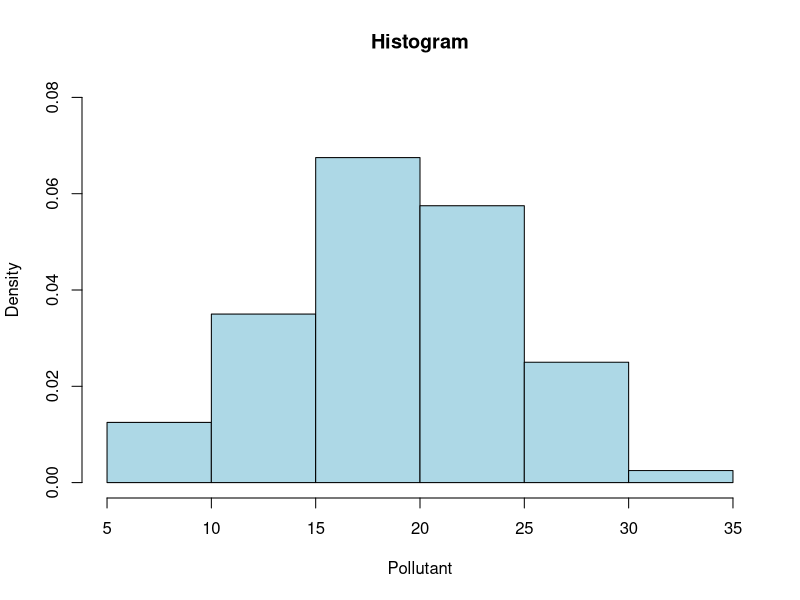

Source code (R): (Note: this script raises an error after producing the figure.)
#Method to calculate the mode of a series
getMode <- function(x) {
  uniques <- unique(x)
  uniques[which.max(tabulate(match(x, uniques)))]
}


data_set <- c(15.8,22.7,26.8,19.1,18.5,14.4,8.3,25.9,26.4,9.8,21.9,10.5,17.3,6.2,18.0,22.9,24.6,19.4,12.3,15.9,20.1,17.0,22.3,27.5,23.9,17.5,11.0,20.4,16.2,20.8,20.9,21.4,18.0,24.3,11.8,17.9,18.7,12.8,15.5,19.2,13.9,28.6,19.4,21.6,13.5,24.6,20.0,24.1,9.0,17.6,25.7,20.1,13.2,23.7,10.7,19.0,14.5,18.1,31.8,28.5,22.7,15.2,23.0,29.6,11.2,14.7,20.5,26.6,13.3,18.1,24.8,26.1,7.7,22.5,19.3,19.4,16.7,16.9,23.5,18.4)

par(mfrow = c(1, 1))

# ===== Item n. 1 ===== #
m_data <- mean(data_set) # Mean of the data set
med_data <- median(data_set) # Median of the data set (also second quantile)
mod_data <- getMode(data_set) # Mode of the data set
var_data <- var(data_set) # Variance of the data set
std_data <- sd(data_set) # Standard Deviation
cv_data <- std_data/m_data # Coefficient of variation

# ===== Item n. 2 ===== #

# Create a histogram
hist(data_set, 
     main = "Histogram",
     xlab = "Pollutant",
     ylab = "Density",
     col = "lightblue",
     border = "black",
     freq = FALSE,  # Plot densities instead of frequencies
     ylim = c(0, 0.08))
lines(density(data), col = "red", lwd = 2)  # Add density curve

# Create a boxplot
boxplot(data_set,
        main = "Boxplot",
        ylab = "Pollutant",
        col = "lightgreen",
        outline = TRUE)
stripchart(data, method = "jitter", pch = 16, col = "blue", 
           vertical = TRUE, add = TRUE, cex = 0.7)  # Add data points

par(mfrow = c(1, 1))

# ===== Item n. 3 ===== #
quanta <- quantile(data_set, probs = c(0.25, 0.50, 0.75), na.rm = TRUE) # Gets all quantiles 
Q1 <- quanta[1]
Q2 <- quanta[2]
Q3 <- quanta[3]
iqr <- Q3 - Q1

# ===== Item n. 4 ===== #
limit <- 25 # Threshold of pollutant emission
excess <- sum(data_set > limit) # Sum of days on which the limit was exceeded
total_days <- length(data_set) # Total number of days
prop <- excess/total_days # Ratio of days over the limit vs days below the limit
percent <- prop*100 

print("========== DATA ANALYSIS ==========")
sprintf("Mean: %s", m_data)
sprintf("Median: %s", med_data)
sprintf("Mode: %s", mod_data)
sprintf("Variance: %s", var_data)
sprintf("Standard Deviation: %s", std_data)
sprintf("Coefficient of variation: %s",cv_data)
sprintf("Q1: %s", Q1)
sprintf("Q2: %s", Q2)
sprintf("Q3: %s", Q3)
sprintf("IQR: %s", iqr)
sprintf("Percentage of days above the limit X days below the limit: %s ", percent)
print("==========//==========")
